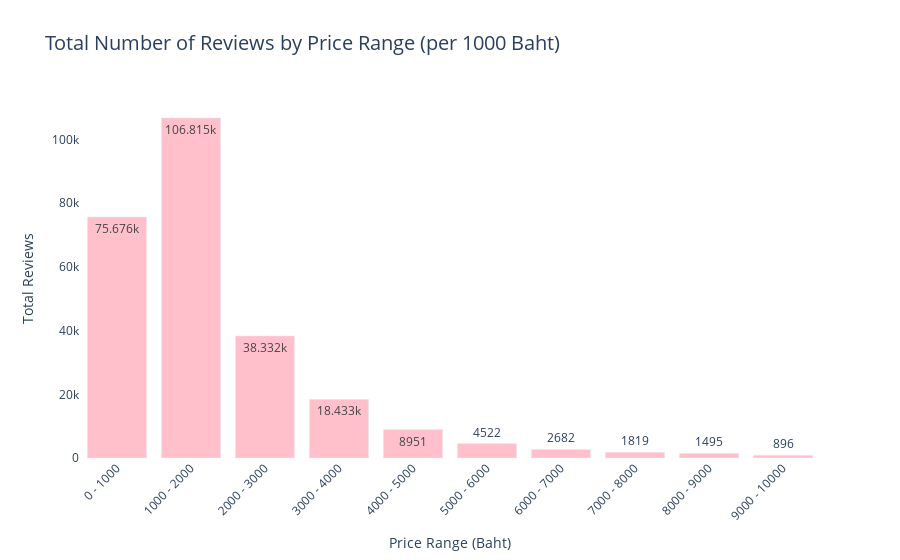

Source (notebook cell):
### Markdown cell above
### 2. Ideal Price Range Based on Number of Reviews

### Code cell
# Determine the maximum price
max_price = df['price'].max()

# Create bins with 1000 Baht increments up to the max price (+1000 to ensure all values are included)
bins = list(range(0, int(np.ceil(max_price / 1000) * 1000) + 1000, 1000))

# Define labels for each price range
labels = [f'{bins[i]} - {bins[i+1]}' for i in range(len(bins) - 1)]

# Bin the prices into defined ranges
df['price_range'] = pd.cut(df['price'], bins=bins, labels=labels, right=False)

# Group and sum total reviews per price range
grouped = df.groupby('price_range', observed=True)['number_of_reviews'].sum().reset_index()

# Plot using Plotly with a pink color palette
fig = px.bar(
    grouped,
    x='price_range',
    y='number_of_reviews',
    title='Total Number of Reviews by Price Range (per 1000 Baht)',
    labels={
        'price_range': 'Price Range (Baht)',
        'number_of_reviews': 'Total Reviews'
    },
    text_auto=True,
    color_discrete_sequence=['#FFC0CB']  # Light pink
)

fig.update_layout(
    xaxis_tickangle=-45,
    plot_bgcolor='white',
    title_font_size=20
)

fig.show()

### Figure 1 — Plotly figure (JSON) as saved in the notebook; plotly's stock layout.template omitted (floating-point values rounded to 4 significant figures)
{"data": [{"hovertemplate": "Price Range (Baht)=%{x}<br>Total Reviews=%{y}<extra></extra>", "legendgroup": "", "marker": {"color": "#FFC0CB", "pattern": {"shape": ""}}, "name": "", "orientation": "v", "showlegend": false, "textposition": "auto", "texttemplate": "%{y}", "type": "bar", "x": ["0 - 1000", "1000 - 2000", "2000 - 3000", "3000 - 4000", "4000 - 5000", "5000 - 6000", "6000 - 7000", "7000 - 8000", "8000 - 9000", "9000 - 10000"], "xaxis": "x", "y": [75676, 106815, 38332, 18433, 8951, 4522, 2682, 1819, 1495, 896], "yaxis": "y"}], "layout": {"barmode": "relative", "legend": {"tracegroupgap": 0}, "plot_bgcolor": "white", "title": {"font": {"size": 20}, "text": "Total Number of Reviews by Price Range (per 1000 Baht)"}, "xaxis": {"anchor": "y", "domain": [0, 1], "tickangle": -45, "title": {"text": "Price Range (Baht)"}}, "yaxis": {"anchor": "x", "domain": [0, 1], "title": {"text": "Total Reviews"}}}}
